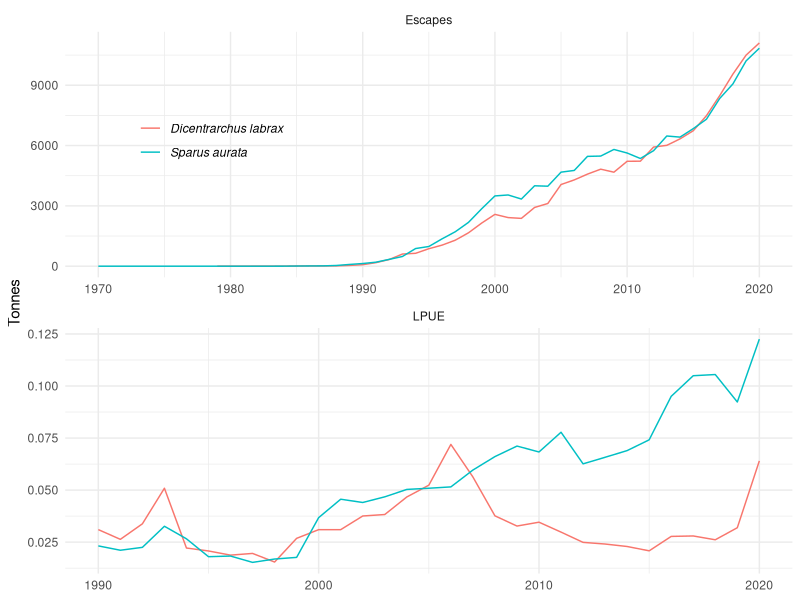
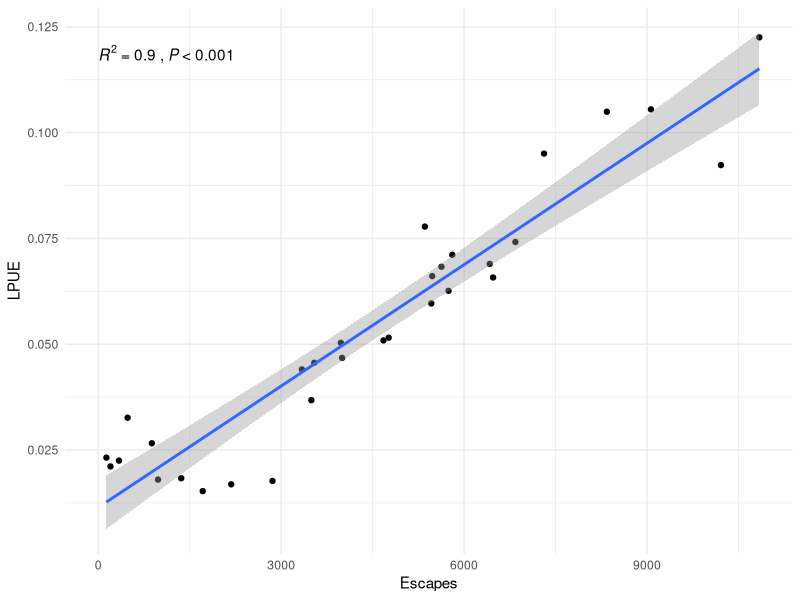
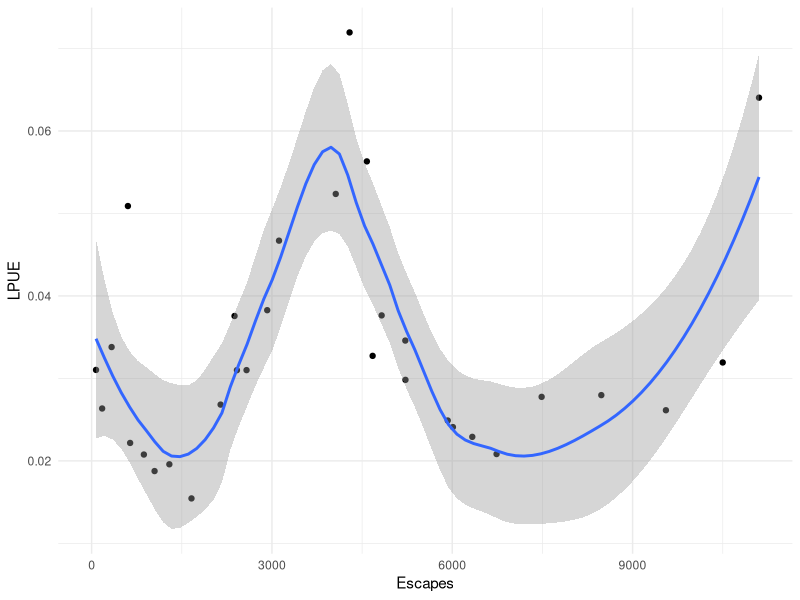
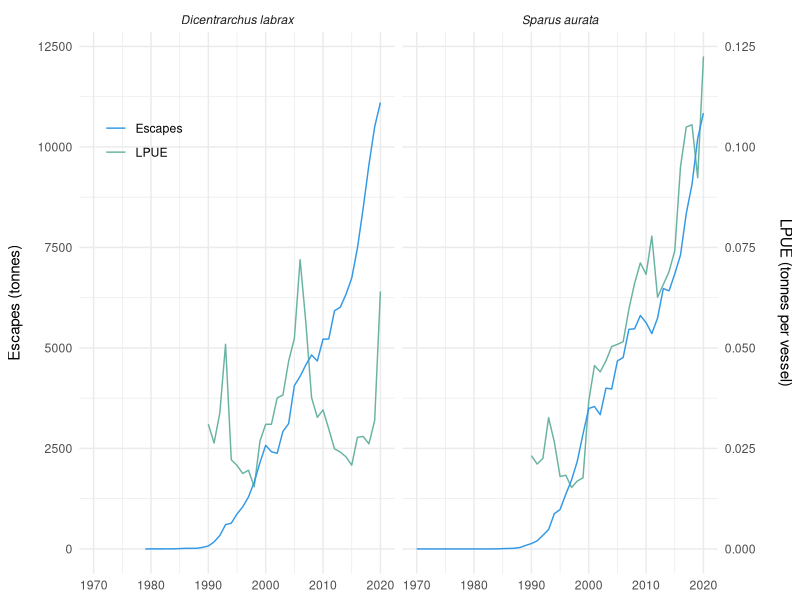

Reproduce these figures in R, in order.
library(tidyverse)
library(lmtest)
theme_set(theme_minimal())
rm(list = ls())

# read lpue and escapes data-----------
dd <- bind_rows("LPUE" = read_csv('data/lpue_data.csv'), "Escapes" = read_csv('data/escapes.csv'), .id = "Type") %>% 
  drop_na()


# visualise data ---
ggplot(dd, aes(Year, Tonnes, color = Species)) +
  geom_line() +
  facet_wrap(~Type, scales = 'free', nrow = 2) +
  scale_color_discrete(name = NULL) +
  theme(legend.position = c(.2,.8),
        legend.text = element_text(face = 'italic'),
        legend.spacing = unit(.01, 'mm')) +
 labs(x = NULL)

# Granger test of causality -------------
# seabream-------
bream <- 
  dd %>% 
  filter(Species == "Sparus aurata") %>% 
  drop_na() %>% 
  pivot_wider(names_from = Type, values_from = Tonnes)

gt_bream <- 
grangertest(LPUE~Escapes, order = 1, data = bream) %>% 
  broom::tidy()
gt_bream

# regression plot-----
ggplot(bream, aes(Escapes, LPUE)) +
  geom_point() +
  geom_smooth(se = T, method = lm) +
  ggpubr::stat_cor(aes(label = paste(
    ..rr.label.., gsub("p", "P", ..p.label..), sep = "~`,`~"
  )),
  p.accuracy = 0.001,
  r.accuracy = 0.01)

# seabass test----
bass <- 
  dd %>% 
  filter(Species == "Dicentrarchus labrax") %>% 
  drop_na() %>% 
  pivot_wider(names_from = Type, values_from = Tonnes)

gt_bass <- 
grangertest(LPUE~Escapes, order = 4, data = bass) %>% 
  broom::tidy()


bind_rows('Seabream' = gt_bream, 'Seabass' = gt_bass, .id = "Species") %>% 
  write_csv('data/granger_test_lpue.csv')

ggplot(bass, aes(Escapes, LPUE)) +
  geom_point() +
  geom_smooth(se = T, span = .5)

## Plot with double axis-------
colors <- c("Escapes" = rgb(0.2, 0.6, 0.9, 1), "LPUE" = "#69b3a2")

dd %>%
  pivot_wider(names_from = Type, values_from = Tonnes) %>%
  ggplot() +
  geom_line(aes(Year, LPUE * 1e5, color = "LPUE")) +
  geom_line(aes(Year, Escapes, color = "Escapes")) +
  theme(
    legend.position = c(.1, .8),
    legend.spacing = unit(.01, 'mm')
  ) +
  labs(x = NULL, y = "Tonnes") +
  scale_y_continuous(name = "Escapes (tonnes)",
    sec.axis = sec_axis( ~ . / 1e5, name = "LPUE (tonnes per vessel)")) +
  facet_wrap( ~ Species, nrow = 1) +
  theme(strip.text = element_text(face = 'italic'),
        axis.title.y = element_text(margin = margin(t = 0, r = 10, b = 0, l = 0)),
        axis.title.y.right = element_text(margin = margin(t = 0, r = 0, b = 0, l = 15))) +
  scale_color_manual(values = colors, name = NULL)
